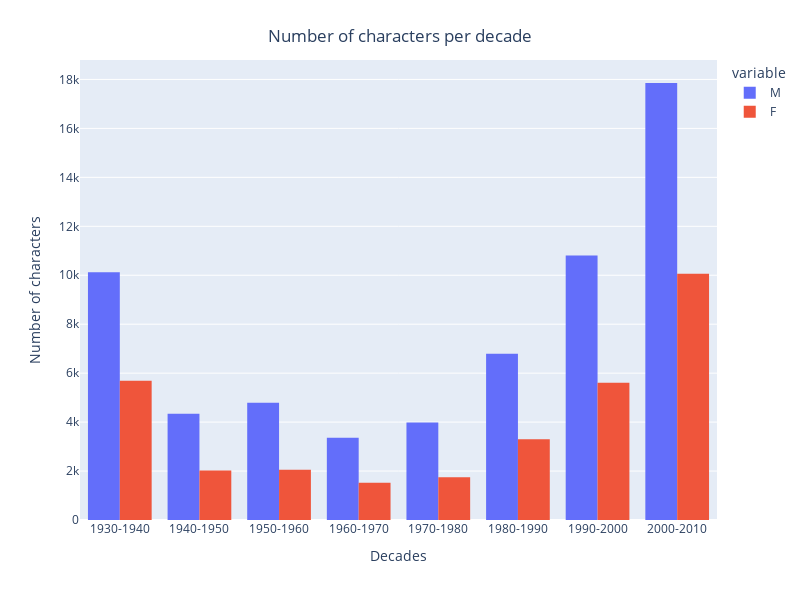

Notebook source saved alongside this figure:
### Code cell
decades = ['1930-1940','1940-1950','1950-1960','1960-1970','1970-1980','1980-1990','1990-2000','2000-2010']
plot6 = px.histogram(df2, x=decades, y=["M", "F"], barmode='group', labels={'x':'Decades', 'value':'Number of characters'}, width=800, height=600)
title6 = {'text': "Number of characters per decade", 'y':0.95, 'x':0.5, 'xanchor': 'center', 'yanchor': 'top'}
plot6.for_each_yaxis(lambda a: a.update(title_text=a.title.text.replace("sum of", "")))
plot6.update_layout(title=title6)

### Figure 1 — Plotly figure (JSON) as saved in the notebook; plotly's stock layout.template omitted (floating-point values rounded to 4 significant figures)
{"data": [{"alignmentgroup": "True", "bingroup": "x", "histfunc": "sum", "hovertemplate": "variable=M<br>Decades=%{x}<br>sum of Number of characters=%{y}<extra></extra>", "legendgroup": "M", "marker": {"color": "#636efa", "pattern": {"shape": ""}}, "name": "M", "offsetgroup": "M", "orientation": "v", "showlegend": true, "type": "histogram", "x": ["1930-1940", "1940-1950", "1950-1960", "1960-1970", "1970-1980", "1980-1990", "1990-2000", "2000-2010"], "xaxis": "x", "y": [10122, 4339, 4788, 3365, 3988, 6795, 10804, 17855], "yaxis": "y"}, {"alignmentgroup": "True", "bingroup": "x", "histfunc": "sum", "hovertemplate": "variable=F<br>Decades=%{x}<br>sum of Number of characters=%{y}<extra></extra>", "legendgroup": "F", "marker": {"color": "#EF553B", "pattern": {"shape": ""}}, "name": "F", "offsetgroup": "F", "orientation": "v", "showlegend": true, "type": "histogram", "x": ["1930-1940", "1940-1950", "1950-1960", "1960-1970", "1970-1980", "1980-1990", "1990-2000", "2000-2010"], "xaxis": "x", "y": [5693, 2019, 2051, 1518, 1746, 3301, 5607, 10058], "yaxis": "y"}], "layout": {"barmode": "group", "height": 600, "legend": {"title": {"text": "variable"}, "tracegroupgap": 0}, "margin": {"t": 60}, "title": {"text": "Number of characters per decade", "x": 0.5, "xanchor": "center", "y": 0.95, "yanchor": "top"}, "width": 800, "xaxis": {"anchor": "y", "domain": [0, 1], "title": {"text": "Decades"}}, "yaxis": {"anchor": "x", "domain": [0, 1], "title": {"text": " Number of characters"}}}}
